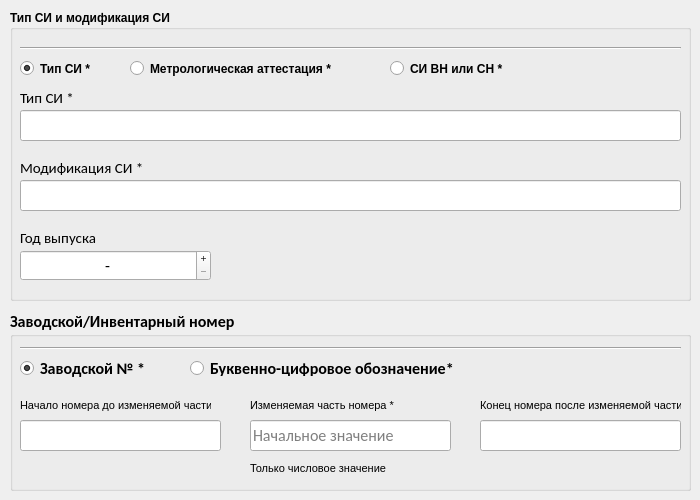
    <widget class="QWidget" name="tab">
     <attribute name="title">
      <string>Сведения о СИ</string>
     </attribute>
     <widget class="QGroupBox" name="groupBox">
      <property name="geometry">
       <rect>
        <x>10</x>
        <y>310</y>
        <width>681</width>
        <height>181</height>
       </rect>
      </property>
      <property name="font">
       <font>
        <family>Calibri</family>
        <pointsize>12</pointsize>
        <weight>75</weight>
        <bold>true</bold>
       </font>
      </property>
      <property name="title">
       <string>Заводской/Инвентарный номер</string>
      </property>
      <widget class="Line" name="line">
       <property name="geometry">
        <rect>
         <x>10</x>
         <y>30</y>
         <width>661</width>
         <height>16</height>
        </rect>
       </property>
       <property name="orientation">
        <enum>Qt::Horizontal</enum>
       </property>
      </widget>
      <widget class="QLabel" name="label_15">
       <property name="geometry">
        <rect>
         <x>470</x>
         <y>80</y>
         <width>201</width>
         <height>31</height>
        </rect>
       </property>
       <property name="font">
        <font>
         <family>MS Shell Dlg 2</family>
         <pointsize>8</pointsize>
         <weight>50</weight>
         <bold>false</bold>
        </font>
       </property>
       <property name="autoFillBackground">
        <bool>false</bool>
       </property>
       <property name="lineWidth">
        <number>1</number>
       </property>
       <property name="midLineWidth">
        <number>1</number>
       </property>
       <property name="text">
        <string>Конец номера после изменяемой части</string>
       </property>
      </widget>
      <widget class="QLabel" name="label_12">
       <property name="geometry">
        <rect>
         <x>10</x>
         <y>80</y>
         <width>191</width>
         <height>31</height>
        </rect>
       </property>
       <property name="font">
        <font>
         <family>MS Shell Dlg 2</family>
         <pointsize>8</pointsize>
         <weight>50</weight>
         <bold>false</bold>
        </font>
       </property>
       <property name="autoFillBackground">
        <bool>false</bool>
       </property>
       <property name="lineWidth">
        <number>1</number>
       </property>
       <property name="midLineWidth">
        <number>1</number>
       </property>
       <property name="text">
        <string>Начало номера до изменяемой части</string>
       </property>
      </widget>
      <widget class="QLabel" name="label_14">
       <property name="geometry">
        <rect>
         <x>240</x>
         <y>80</y>
         <width>151</width>
         <height>31</height>
        </rect>
       </property>
       <property name="font">
        <font>
         <family>MS Shell Dlg 2</family>
         <pointsize>8</pointsize>
         <weight>50</weight>
         <bold>false</bold>
        </font>
       </property>
       <property name="autoFillBackground">
        <bool>false</bool>
       </property>
       <property name="lineWidth">
        <number>1</number>
       </property>
       <property name="midLineWidth">
        <number>1</number>
       </property>
       <property name="text">
        <string>Изменяемая часть номера *</string>
       </property>
      </widget>
      <widget class="QLineEdit" name="lineEdit_3">
       <property name="geometry">
        <rect>
         <x>10</x>
         <y>110</y>
         <width>201</width>
         <height>31</height>
        </rect>
       </property>
       <property name="font">
        <font>
         <weight>50</weight>
         <bold>false</bold>
        </font>
       </property>
       <property name="focusPolicy">
        <enum>Qt::ClickFocus</enum>
       </property>
       <property name="maxLength">
        <number>64</number>
       </property>
       <property name="clearButtonEnabled">
        <bool>true</bool>
       </property>
      </widget>
      <widget class="QLineEdit" name="lineEdit_4">
       <property name="geometry">
        <rect>
         <x>240</x>
         <y>110</y>
         <width>201</width>
         <height>31</height>
        </rect>
       </property>
       <property name="font">
        <font>
         <family>Calibri</family>
         <pointsize>12</pointsize>
         <weight>50</weight>
         <bold>false</bold>
        </font>
       </property>
       <property name="focusPolicy">
        <enum>Qt::ClickFocus</enum>
       </property>
       <property name="whatsThis">
        <string>Разрешен ввод чисел с ведущими нулям (например 0001)</string>
       </property>
       <property name="maxLength">
        <number>64</number>
       </property>
       <property name="placeholderText">
        <string>Начальное значение</string>
       </property>
       <property name="clearButtonEnabled">
        <bool>true</bool>
       </property>
      </widget>
      <widget class="QLineEdit" name="lineEdit_5">
       <property name="geometry">
        <rect>
         <x>470</x>
         <y>110</y>
         <width>201</width>
         <height>31</height>
        </rect>
       </property>
       <property name="font">
        <font>
         <weight>50</weight>
         <bold>false</bold>
        </font>
       </property>
       <property name="focusPolicy">
        <enum>Qt::ClickFocus</enum>
       </property>
       <property name="maxLength">
        <number>64</number>
       </property>
       <property name="frame">
        <bool>true</bool>
       </property>
       <property name="clearButtonEnabled">
        <bool>true</bool>
       </property>
      </widget>
      <widget class="QLabel" name="label_9">
       <property name="geometry">
        <rect>
         <x>240</x>
         <y>150</y>
         <width>191</width>
         <height>16</height>
        </rect>
       </property>
       <property name="font">
        <font>
         <family>MS Shell Dlg 2</family>
         <pointsize>8</pointsize>
         <weight>50</weight>
         <bold>false</bold>
        </font>
       </property>
       <property name="text">
        <string>Только числовое значение</string>
       </property>
      </widget>
      <widget class="QRadioButton" name="radioButton_5">
       <property name="geometry">
        <rect>
         <x>10</x>
         <y>50</y>
         <width>131</width>
         <height>17</height>
        </rect>
       </property>
       <property name="cursor">
        <cursorShape>ArrowCursor</cursorShape>
       </property>
       <property name="text">
        <string>Заводской № *</string>
       </property>
       <property name="checked">
        <bool>true</bool>
       </property>
       <attribute name="buttonGroup">
        <string notr="true">buttonGroup_3</string>
       </attribute>
      </widget>
      <widget class="QRadioButton" name="radioButton_6">
       <property name="enabled">
        <bool>true</bool>
       </property>
       <property name="geometry">
        <rect>
         <x>180</x>
         <y>50</y>
         <width>281</width>
         <height>16</height>
        </rect>
       </property>
       <property name="text">
        <string>Буквенно-цифровое обозначение*</string>
       </property>
       <property name="checked">
        <bool>false</bool>
       </property>
       <attribute name="buttonGroup">
        <string notr="true">buttonGroup_3</string>
       </attribute>
      </widget>
     </widget>
     <widget class="QGroupBox" name="groupBox_2">
      <property name="geometry">
       <rect>
        <x>10</x>
        <y>10</y>
        <width>681</width>
        <height>291</height>
       </rect>
      </property>
      <property name="font">
       <font>
        <weight>75</weight>
        <bold>true</bold>
       </font>
      </property>
      <property name="title">
       <string>Тип СИ и модификация СИ</string>
      </property>
      <widget class="QLineEdit" name="lineEdit_2">
       <property name="geometry">
        <rect>
         <x>10</x>
         <y>170</y>
         <width>661</width>
         <height>31</height>
        </rect>
       </property>
       <property name="font">
        <font>
         <family>Calibri</family>
         <pointsize>12</pointsize>
         <weight>50</weight>
         <bold>false</bold>
        </font>
       </property>
       <property name="focusPolicy">
        <enum>Qt::ClickFocus</enum>
       </property>
       <property name="acceptDrops">
        <bool>false</bool>
       </property>
       <property name="maxLength">
        <number>256</number>
       </property>
       <property name="frame">
        <bool>true</bool>
       </property>
       <property name="clearButtonEnabled">
        <bool>true</bool>
       </property>
      </widget>
      <widget class="QLineEdit" name="lineEdit">
       <property name="geometry">
        <rect>
         <x>10</x>
         <y>100</y>
         <width>661</width>
         <height>31</height>
        </rect>
       </property>
       <property name="font">
        <font>
         <family>Calibri</family>
         <pointsize>12</pointsize>
         <weight>50</weight>
         <bold>false</bold>
        </font>
       </property>
       <property name="focusPolicy">
        <enum>Qt::ClickFocus</enum>
       </property>
       <property name="styleSheet">
        <string notr="true"/>
       </property>
       <property name="maxLength">
        <number>32</number>
       </property>
       <property name="frame">
        <bool>true</bool>
       </property>
       <property name="clearButtonEnabled">
        <bool>true</bool>
       </property>
      </widget>
      <widget class="QRadioButton" name="radioButton_9">
       <property name="geometry">
        <rect>
         <x>380</x>
         <y>50</y>
         <width>151</width>
         <height>17</height>
        </rect>
       </property>
       <property name="text">
        <string>СИ ВН или СН *</string>
       </property>
       <attribute name="buttonGroup">
        <string notr="true">buttonGroup_4</string>
       </attribute>
      </widget>
      <widget class="QRadioButton" name="radioButton_8">
       <property name="geometry">
        <rect>
         <x>120</x>
         <y>50</y>
         <width>241</width>
         <height>17</height>
        </rect>
       </property>
       <property name="text">
        <string>Метрологическая аттестация *</string>
       </property>
       <attribute name="buttonGroup">
        <string notr="true">buttonGroup_4</string>
       </attribute>
      </widget>
      <widget class="QLabel" name="label_5">
       <property name="geometry">
        <rect>
         <x>10</x>
         <y>150</y>
         <width>141</width>
         <height>16</height>
        </rect>
       </property>
       <property name="font">
        <font>
         <family>Calibri</family>
         <pointsize>11</pointsize>
         <weight>50</weight>
         <bold>false</bold>
        </font>
       </property>
       <property name="text">
        <string>Модификация СИ *</string>
       </property>
      </widget>
      <widget class="QLabel" name="label_4">
       <property name="geometry">
        <rect>
         <x>10</x>
         <y>80</y>
         <width>281</width>
         <height>16</height>
        </rect>
       </property>
       <property name="font">
        <font>
         <family>Calibri</family>
         <pointsize>11</pointsize>
         <weight>50</weight>
         <bold>false</bold>
        </font>
       </property>
       <property name="text">
        <string>Тип СИ *</string>
       </property>
      </widget>
      <widget class="QRadioButton" name="radioButton_7">
       <property name="geometry">
        <rect>
         <x>10</x>
         <y>50</y>
         <width>91</width>
         <height>17</height>
        </rect>
       </property>
       <property name="text">
        <string>Тип СИ *</string>
       </property>
       <property name="checked">
        <bool>true</bool>
       </property>
       <attribute name="buttonGroup">
        <string notr="true">buttonGroup_4</string>
       </attribute>
      </widget>
      <widget class="QSpinBox" name="spinBox_3">
       <property name="geometry">
        <rect>
         <x>10</x>
         <y>240</y>
         <width>191</width>
         <height>31</height>
        </rect>
       </property>
       <property name="font">
        <font>
         <family>Calibri</family>
         <pointsize>12</pointsize>
         <weight>50</weight>
         <bold>false</bold>
        </font>
       </property>
       <property name="cursor">
        <cursorShape>ArrowCursor</cursorShape>
       </property>
       <property name="mouseTracking">
        <bool>false</bool>
       </property>
       <property name="tabletTracking">
        <bool>false</bool>
       </property>
       <property name="focusPolicy">
        <enum>Qt::ClickFocus</enum>
       </property>
       <property name="contextMenuPolicy">
        <enum>Qt::DefaultContextMenu</enum>
       </property>
       <property name="acceptDrops">
        <bool>false</bool>
       </property>
       <property name="whatsThis">
        <string/>
       </property>
       <property name="accessibleName">
        <string/>
       </property>
       <property name="alignment">
        <set>Qt::AlignCenter</set>
       </property>
       <property name="buttonSymbols">
        <enum>QAbstractSpinBox::PlusMinus</enum>
       </property>
       <property name="specialValueText">
        <string>-</string>
       </property>
       <property name="showGroupSeparator" stdset="0">
        <bool>false</bool>
       </property>
       <property name="minimum">
        <number>1917</number>
       </property>
       <property name="maximum">
        <number>2060</number>
       </property>
       <property name="value">
        <number>1917</number>
       </property>
      </widget>
      <widget class="QLabel" name="label_6">
       <property name="geometry">
        <rect>
         <x>10</x>
         <y>220</y>
         <width>101</width>
         <height>16</height>
        </rect>
       </property>
       <property name="font">
        <font>
         <family>Calibri</family>
         <pointsize>11</pointsize>
         <weight>50</weight>
         <bold>false</bold>
        </font>
       </property>
       <property name="text">
        <string>Год выпуска</string>
       </property>
      </widget>
      <widget class="Line" name="line_2">
       <property name="geometry">
        <rect>
         <x>10</x>
         <y>30</y>
         <width>661</width>
         <height>16</height>
        </rect>
       </property>
       <property name="orientation">
        <enum>Qt::Horizontal</enum>
       </property>
      </widget>
     </widget>
    </widget>
